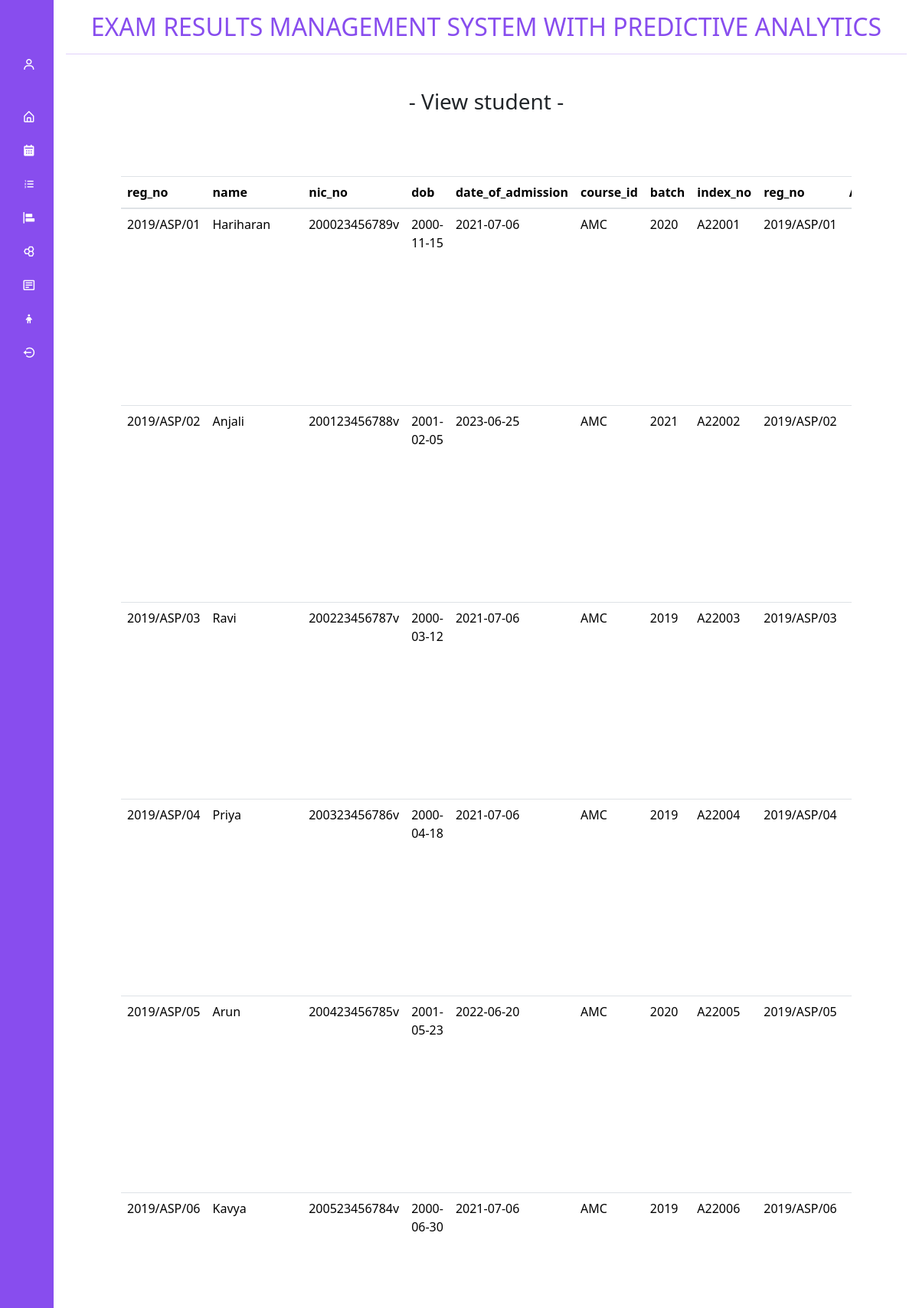
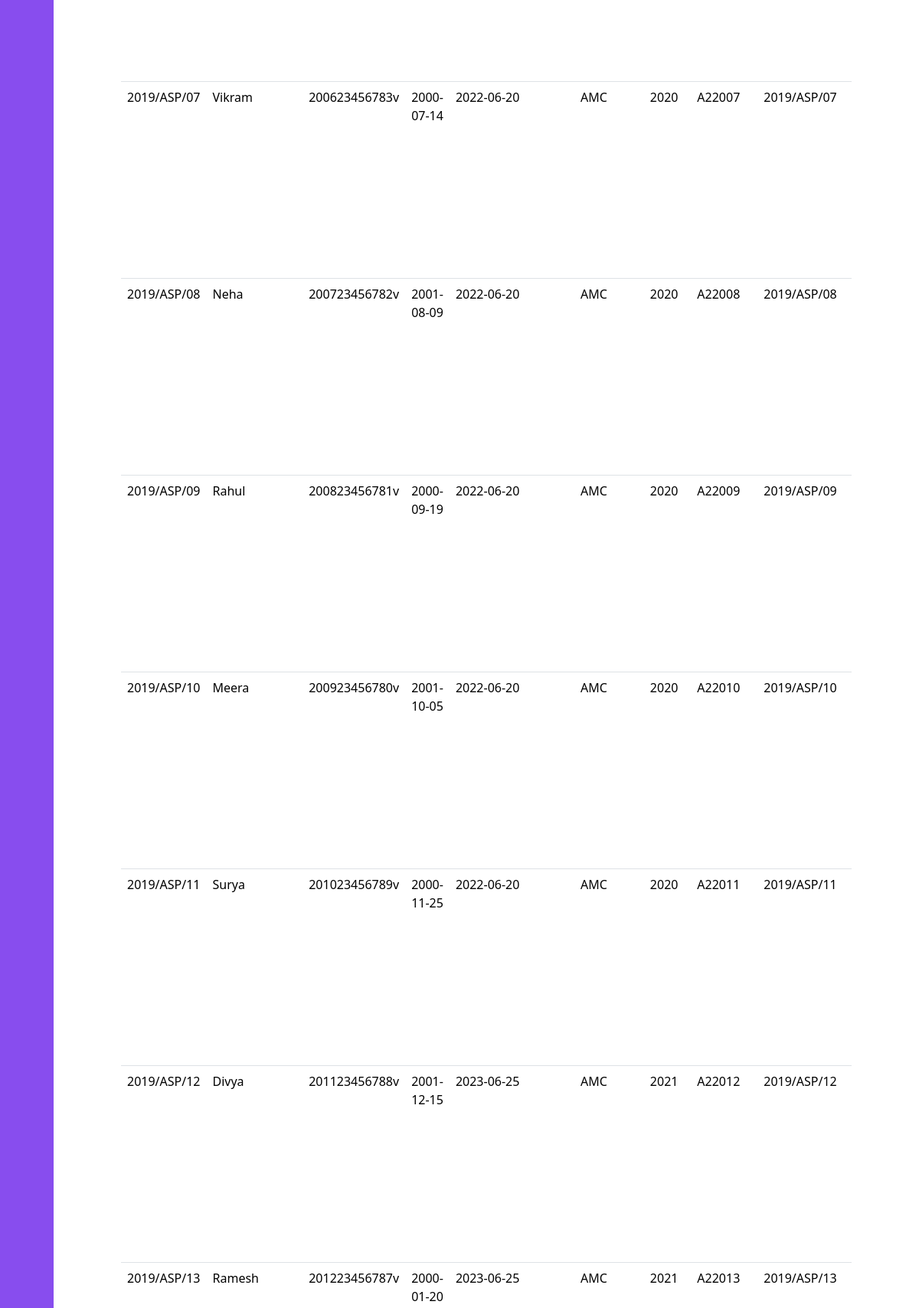
/Dashboard/Sider.php?content=../pages/viewEdit.php&table=student&table1=index_no&tcol=reg_no&t1col=reg_no (signed in, upper part), run on the app's committed database (2 pictures, top to bottom).
### tables this page shows
CREATE TABLE `index_no` (
  `index_no` varchar(255) NOT NULL,
  `reg_no` varchar(255) NOT NULL
);

CREATE TABLE `student` (
  `reg_no` varchar(255) NOT NULL,
  `name` varchar(255) DEFAULT NULL,
  `nic_no` varchar(255) DEFAULT NULL,
  `dob` date DEFAULT NULL,
  `date_of_admission` date DEFAULT NULL,
  `course_id` varchar(255) DEFAULT NULL,
  `batch` varchar(4) NOT NULL
);

### function/fun.php (the view, shortened to what this page needs)
<?php
function queryjoin($conn,$table,$table1,$tcol,$t1col){
  $query="SELECT * FROM `$table` LEFT JOIN `$table1` ON $table.$tcol=$table1.$t1col";
  echo debug($query)."<br>";
  return $query;
}
function tableViewEdit($conn, $query, $idcol, $i) {
  $result = $conn->query($query);
  if ($result === FALSE) {
      echo "Error: " . $conn->error;
  } else {
      echo '<table class="table bg-white">';
      echo '<thead class="bg-dark text-light">';
      echo '<tr>';
      while ($field = $result->fetch_field()) {
          echo '<th>' . htmlspecialchars($field->name) . '</th>';
      }
      echo '<th>Actions</th>';
      echo '</tr>';
      echo '</thead>';
      echo '<tbody>';
      $formCounter = 0;
      while ($row = $result->fetch_row()) {
          $formId = 'form' . $formCounter;
          echo '<tr>';
          foreach ($row as $cell) {
              echo '<td>' . htmlspecialchars($cell) . '</td>';
          }
          echo '<td><form id="' . $formId . '" action="" method="post">
                  <input type="hidden" name="id" value="' . htmlspecialchars($row[$i]) . '">
                  <input type="hidden" name="idcol" value="' . htmlspecialchars($idcol) . '">
                  <input type="hidden" name="action" id="action_' . $formId . '" value="">';
          echo '<button class="btn btn-primary" type="button" onclick="updateRecord(\'' . $formId . '\')">Update</button>';
          echo '<button class="btn btn-danger" type="button" onclick="confirmDelete(event, \'' . $formId . '\')">Delete</button>';
          echo '</form></td>';
          echo '</tr>';
          $formCounter++;
      }
      echo '</tbody>';
      echo '</table>';
  }
}
      ?>

### Dashboard/Sider.css (style rules this page uses)
body { font-family: "Poppins", sans-serif; }

### Style/AddIca.css (style rules this page uses)
.btn { background-color: var(--primary-color) !important; border: none !important; margin-top: 5rem !important; height: 40px !important; }

### data on the page
index_no: cell "2019/ASP/01", reg_no.name "Hariharan", reg_no.nic_no "200023456789v", reg_no.dob "2000-11-15", reg_no.date_of_admission "2021-07-06", reg_no.course_id "AMC", reg_no.batch "2020", index_no "A22001"
index_no: cell "2019/ASP/02", reg_no.name "Anjali", reg_no.nic_no "200123456788v", reg_no.dob "2001-02-05", reg_no.date_of_admission "2023-06-25", reg_no.course_id "AMC", reg_no.batch "2021", index_no "A22002"
index_no: cell "2019/ASP/03", reg_no.name "Ravi", reg_no.nic_no "200223456787v", reg_no.dob "2000-03-12", reg_no.date_of_admission "2021-07-06", reg_no.course_id "AMC", reg_no.batch "2019", index_no "A22003"
index_no: cell "2019/ASP/04", reg_no.name "Priya", reg_no.nic_no "200323456786v", reg_no.dob "2000-04-18", reg_no.date_of_admission "2021-07-06", reg_no.course_id "AMC", reg_no.batch "2019", index_no "A22004"
index_no: cell "2019/ASP/05", reg_no.name "Arun", reg_no.nic_no "200423456785v", reg_no.dob "2001-05-23", reg_no.date_of_admission "2022-06-20", reg_no.course_id "AMC", reg_no.batch "2020", index_no "A22005"
index_no: cell "2019/ASP/06", reg_no.name "Kavya", reg_no.nic_no "200523456784v", reg_no.dob "2000-06-30", reg_no.date_of_admission "2021-07-06", reg_no.course_id "AMC", reg_no.batch "2019", index_no "A22006"
index_no: cell "2019/ASP/07", reg_no.name "Vikram", reg_no.nic_no "200623456783v", reg_no.dob "2000-07-14", reg_no.date_of_admission "2022-06-20", reg_no.course_id "AMC", reg_no.batch "2020", index_no "A22007"
index_no: cell "2019/ASP/08", reg_no.name "Neha", reg_no.nic_no "200723456782v", reg_no.dob "2001-08-09", reg_no.date_of_admission "2022-06-20", reg_no.course_id "AMC", reg_no.batch "2020", index_no "A22008"
index_no: cell "2019/ASP/09", reg_no.name "Rahul", reg_no.nic_no "200823456781v", reg_no.dob "2000-09-19", reg_no.date_of_admission "2022-06-20", reg_no.course_id "AMC", reg_no.batch "2020", index_no "A22009"
index_no: cell "2019/ASP/10", reg_no.name "Meera", reg_no.nic_no "200923456780v", reg_no.dob "2001-10-05", reg_no.date_of_admission "2022-06-20", reg_no.course_id "AMC", reg_no.batch "2020", index_no "A22010"
index_no: cell "2019/ASP/11", reg_no.name "Surya", reg_no.nic_no "201023456789v", reg_no.dob "2000-11-25", reg_no.date_of_admission "2022-06-20", reg_no.course_id "AMC", reg_no.batch "2020", index_no "A22011"
index_no: cell "2019/ASP/12", reg_no.name "Divya", reg_no.nic_no "201123456788v", reg_no.dob "2001-12-15", reg_no.date_of_admission "2023-06-25", reg_no.course_id "AMC", reg_no.batch "2021", index_no "A22012"
index_no: cell "2019/ASP/13", reg_no.name "Ramesh", reg_no.nic_no "201223456787v", reg_no.dob "2000-01-20", reg_no.date_of_admission "2023-06-25", reg_no.course_id "AMC", reg_no.batch "2021", index_no "A22013"

### other printed values
$table "student"
$field->name "reg_no"
$field->name "name"
$field->name "nic_no"
$field->name "dob"
$field->name "date_of_admission"
$field->name "course_id"
$field->name "batch"
$field->name "index_no"
